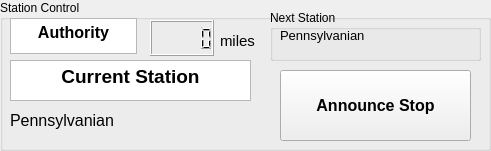
     <widget class="QGroupBox" name="station_box">
      <property name="geometry">
       <rect>
        <x>20</x>
        <y>220</y>
        <width>491</width>
        <height>151</height>
       </rect>
      </property>
      <property name="title">
       <string>Station Control</string>
      </property>
      <widget class="QLCDNumber" name="authority_display">
       <property name="geometry">
        <rect>
         <x>150</x>
         <y>20</y>
         <width>64</width>
         <height>36</height>
        </rect>
       </property>
      </widget>
      <widget class="QLabel" name="station_display">
       <property name="geometry">
        <rect>
         <x>10</x>
         <y>100</y>
         <width>241</width>
         <height>41</height>
        </rect>
       </property>
       <property name="font">
        <font>
         <pointsize>12</pointsize>
        </font>
       </property>
       <property name="styleSheet">
        <string notr="true"/>
       </property>
       <property name="text">
        <string>Pennsylvanian</string>
       </property>
      </widget>
      <widget class="QTextBrowser" name="location_txt">
       <property name="geometry">
        <rect>
         <x>10</x>
         <y>60</y>
         <width>241</width>
         <height>41</height>
        </rect>
       </property>
       <property name="verticalScrollBarPolicy">
        <enum>Qt::ScrollBarAlwaysOff</enum>
       </property>
       <property name="horizontalScrollBarPolicy">
        <enum>Qt::ScrollBarAlwaysOff</enum>
       </property>
       <property name="html">
        <string>&lt;!DOCTYPE HTML PUBLIC &quot;-//W3C//DTD HTML 4.0//EN&quot; &quot;http://www.w3.org/TR/REC-html40/strict.dtd&quot;&gt;
&lt;html&gt;&lt;head&gt;&lt;meta name=&quot;qrichtext&quot; content=&quot;1&quot; /&gt;&lt;style type=&quot;text/css&quot;&gt;
p, li { white-space: pre-wrap; }
&lt;/style&gt;&lt;/head&gt;&lt;body style=&quot; font-family:'MS Shell Dlg 2'; font-size:10pt; font-weight:400; font-style:normal;&quot;&gt;
&lt;p align=&quot;center&quot; style=&quot; margin-top:0px; margin-bottom:0px; margin-left:0px; margin-right:0px; -qt-block-indent:0; text-indent:0px;&quot;&gt;&lt;span style=&quot; font-family:'Segoe UI'; font-size:14pt; font-weight:696;&quot;&gt;Current Station&lt;/span&gt;&lt;/p&gt;&lt;/body&gt;&lt;/html&gt;</string>
       </property>
      </widget>
      <widget class="QTextBrowser" name="authority_txt">
       <property name="geometry">
        <rect>
         <x>10</x>
         <y>18</y>
         <width>127</width>
         <height>36</height>
        </rect>
       </property>
       <property name="html">
        <string>&lt;!DOCTYPE HTML PUBLIC &quot;-//W3C//DTD HTML 4.0//EN&quot; &quot;http://www.w3.org/TR/REC-html40/strict.dtd&quot;&gt;
&lt;html&gt;&lt;head&gt;&lt;meta name=&quot;qrichtext&quot; content=&quot;1&quot; /&gt;&lt;style type=&quot;text/css&quot;&gt;
p, li { white-space: pre-wrap; }
&lt;/style&gt;&lt;/head&gt;&lt;body style=&quot; font-family:'MS Shell Dlg 2'; font-size:10pt; font-weight:400; font-style:normal;&quot;&gt;
&lt;p align=&quot;center&quot; style=&quot; margin-top:0px; margin-bottom:0px; margin-left:0px; margin-right:0px; -qt-block-indent:0; text-indent:0px;&quot;&gt;&lt;span style=&quot; font-family:'Segoe UI'; font-size:12pt; font-weight:696;&quot;&gt;Authority&lt;/span&gt;&lt;/p&gt;&lt;/body&gt;&lt;/html&gt;</string>
       </property>
      </widget>
      <widget class="QPushButton" name="station_button">
       <property name="geometry">
        <rect>
         <x>280</x>
         <y>70</y>
         <width>191</width>
         <height>71</height>
        </rect>
       </property>
       <property name="font">
        <font>
         <pointsize>12</pointsize>
         <weight>75</weight>
         <bold>true</bold>
        </font>
       </property>
       <property name="text">
        <string>Announce Stop</string>
       </property>
      </widget>
      <widget class="QLabel" name="ft_txt">
       <property name="geometry">
        <rect>
         <x>220</x>
         <y>30</y>
         <width>41</width>
         <height>21</height>
        </rect>
       </property>
       <property name="font">
        <font>
         <pointsize>11</pointsize>
        </font>
       </property>
       <property name="text">
        <string>miles</string>
       </property>
      </widget>
      <widget class="QGroupBox" name="stop_box">
       <property name="geometry">
        <rect>
         <x>270</x>
         <y>10</y>
         <width>211</width>
         <height>51</height>
        </rect>
       </property>
       <property name="title">
        <string>Next Station</string>
       </property>
       <widget class="QLabel" name="output_stop_display">
        <property name="geometry">
         <rect>
          <x>10</x>
          <y>10</y>
          <width>201</width>
          <height>31</height>
         </rect>
        </property>
        <property name="font">
         <font>
          <pointsize>10</pointsize>
         </font>
        </property>
        <property name="styleSheet">
         <string notr="true"/>
        </property>
        <property name="text">
         <string>Pennsylvanian</string>
        </property>
       </widget>
      </widget>
     </widget>
